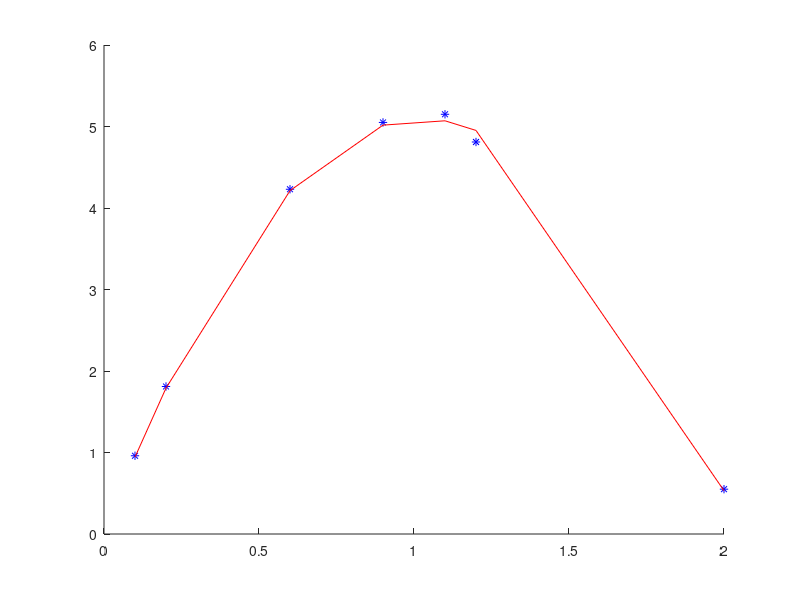

Here is the MATLAB script that generated this plot:
#
#Abgabe von Charlotte Rothhaar und Lorenz Bung
#

# Projekt 2

function Blatt04_2()
    test_projekt2();
endfunction

function test_projekt2()
    i = [1:7];
    t = [0.1, 0.2, 0.6, 0.9, 1.1, 1.2, 2.0];
    x = [0.73, 1.28, 4.24, 6.11, 7.69, 8.21, 13.83];
    y = [0.96; 1.81; 4.23; 5.05; 5.15; 4.81; 0.55];
    
    A = zeros(size(t,2), 2);
    for i = 1:size(t,2)
        A(i,1) = t(i);
        A(i,2) = - 1/2 * t(i) * t(i);
    endfor
    ATA = A' * A;
    ATy = A' * y;
    
    vy_g = inv(ATA) * ATy;
    vy = vy_g(1);
    g = vy_g(2);
    
    vx = x / t;
    yt = zeros(size(t));
    for i = 1:size(yt,2)
        yt(i) = vy * t(i) - 1/2 * g * t(i) * t(i);
    endfor
    
    hold on
    plot(t, y, 'b*');
    plot(t, yt, 'r-');
    hold off
endfunction
